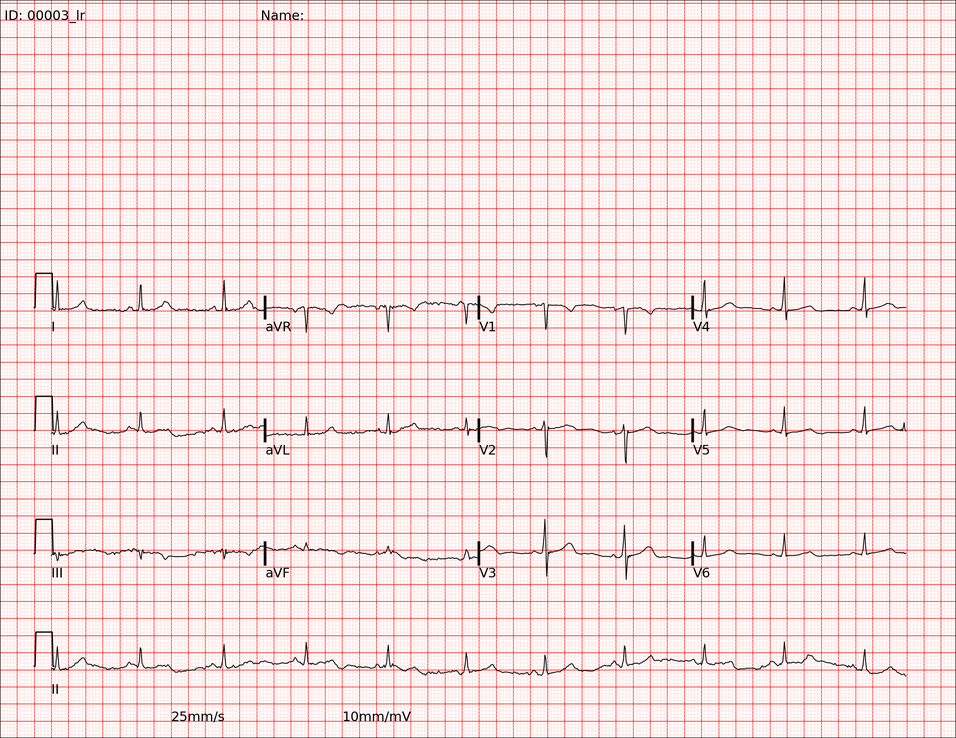
#> input picture backend/digitized-image/converted_to_python/input/00003_lr-0.png, 956 x 738 px, shrunk from 2200 x 1700 before the run
$ python image_to_sequence.py
#> lines starting #> are read from the running program, lines starting #| are printed output that depends on the picture
#> further down, image is the input picture: PIL image 956x738 RGBA; mean R, G, B, A 251.1, 225.4, 224.2, 255
import numpy as np
import cv2
from scipy.ndimage import convolve
import matplotlib.pyplot as plt
from PIL import Image
#import neurokit2 as nk

# Original Code from https://github.com/alphanumericslab/ecg-image-kit/blob/main/codes/ecg-image-digitizer/image_to_sequence.m
# Code converted to python using https://www.codeconvert.ai/matlab-to-python-converter
def image_to_sequence(img, mode, method, *varargin):
#> called with mode = 'dark-foreground', method = 'all_left_right_neighbors'
    if len(varargin) < 1 or not varargin[0]:
        windowlen = 3
    else:
        windowlen = varargin[0]

    if len(varargin) < 2 or not varargin[1]:
        plot_result = False
    else:
        plot_result = varargin[1]

    # Convert image to grayscale if it's in RGB format
    if img.ndim == 3:
        img_gray = cv2.cvtColor(img, cv2.COLOR_BGR2GRAY)
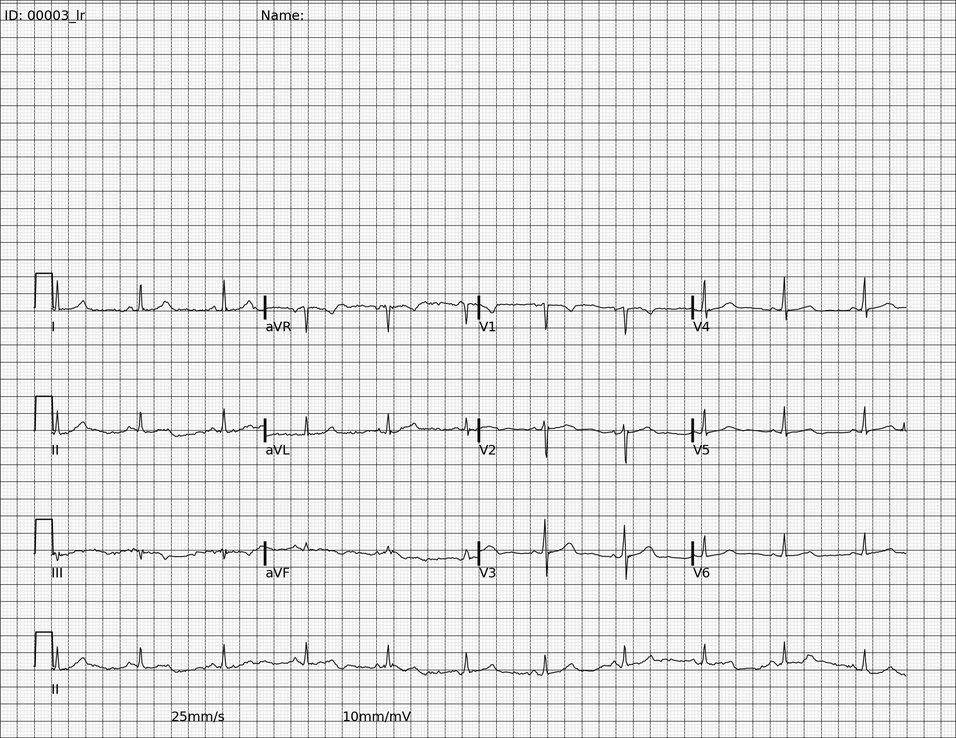
#> img_gray: shape (738, 956); min 0, max 255, mean 227.9
    else:
        img_gray = img

    # Process image based on specified foreground mode
    if mode == 'dark-foreground':
        img_flipped = cv2.bitwise_not(img_gray)
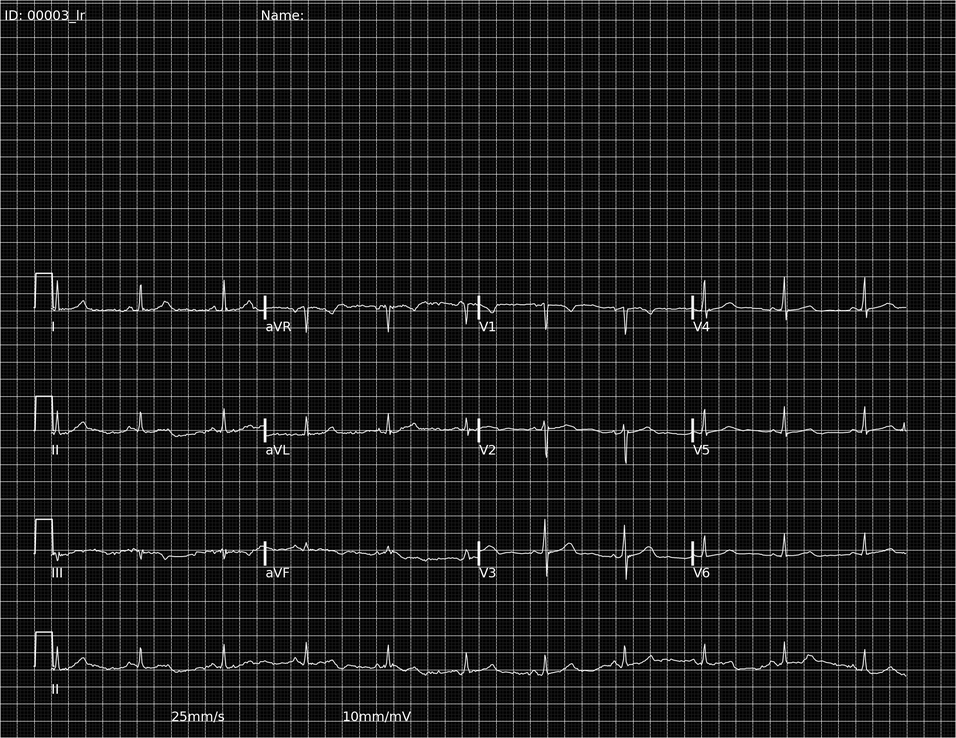
#> img_flipped: shape (738, 956); min 0, max 255, mean 27.1
    elif mode == 'bright-foreground':
        img_flipped = img_gray

#    print(img_flipped)
    # Apply different methods for sequence extraction
    if method == 'max_finder':
        img_filtered = img_flipped

    elif method == 'moving_average':
        h = np.ones((windowlen, windowlen)) / (windowlen ** 2)
        img_filtered = convolve(img_flipped, h, mode='nearest')

    elif method == 'hor_smoothing':
        h = np.ones((1, windowlen)) / windowlen
        img_filtered = convolve(img_flipped, h, mode='nearest')

    elif method == 'all_left_right_neighbors':
        h = np.array([[1, 0, 1], [1, 1, 1], [1, 0, 1]]) / 6
        img_filtered = convolve(img_flipped, h, mode='nearest')

    elif method == 'combined_all_neighbors':
        h1 = np.array([[1, 1, 1]]) / 3
        z1 = convolve(img_flipped, h1, mode='nearest')
        h2 = np.array([[1, 0, 0], [0, 1, 0], [0, 0, 1]]) / 3
        z2 = convolve(img_flipped, h2, mode='nearest')
        h3 = np.array([[0, 0, 1], [0, 1, 0], [1, 0, 0]]) / 3
        z3 = convolve(img_flipped, h3, mode='nearest')

        img_filtered = np.minimum(np.minimum(z1, z2), z3)

    # Find the maximum pixel value in each column to represent the ECG signal
    I = np.argmax(img_filtered, axis=0)
#> I = 956 values, max 737 at index 907, min 0 at index 0, mean 425.5
    img_height = img_filtered.shape[0]
#> img_height = 738
    data = img_height - I  # Convert to vertical position (ECG amplitude with offset)
#> data = 956 values, max 738 at index 0, min 1 at index 907, mean 312.5

    # Plot the result if requested
    if plot_result:
        plt.figure()
        plt.imshow(img)
        plt.plot(np.arange(img.shape[1]), img.shape[0] - data, 'g', linewidth=3)
#        plt.plot(np.arange(len(data)), data)
        plt.show()
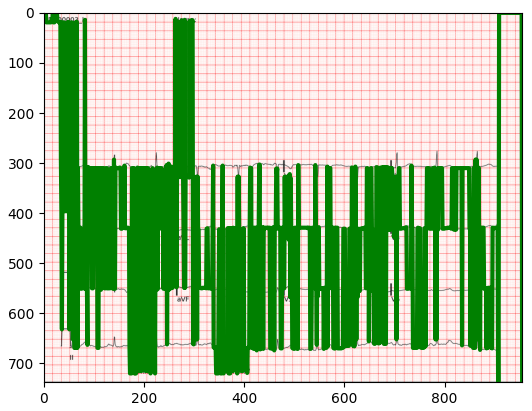
#> figure drawn by matplotlib, 1 panel

    return data

if __name__ == "__main__":

    img_path = "input/00003_lr-0.png"
    img_path2 = "ecg00028 copy.jpg"
    image = Image.open(img_path)

    img_as_array = np.array(image)

    mode = "dark-foreground" #This refers to the line
    good_method1 = "moving_average"
    good_method2 = "all_left_right_neighbors"

    grid_square_margin = 3
    plot_result = 1

    time_series_data  = image_to_sequence(img_as_array, mode, good_method2, grid_square_margin, plot_result)
#> time_series_data has the same summary as data in image_to_sequence
    # NOTE: We must remove the letters from the image before digitizing the ECG.
    # So more preprocessing is needed.
    # NOTE: We must split the image into individual ECG waves and process them one by one.

    #ecg_signals, info = nk.ecg_process(time_series_data, sampling_rate=50)
    #nk.ecg_plot(ecg_signals[:3000], info)
